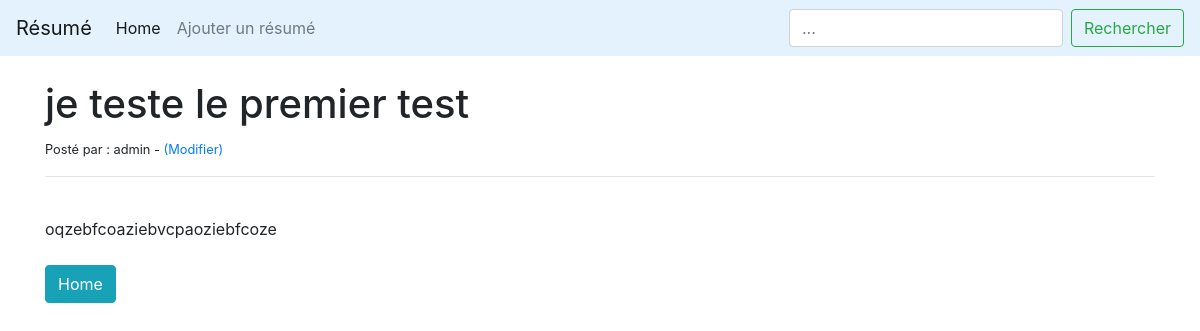
/post/1, run on the app's committed database.
### LeBlog/models.py (models this page shows, shortened)
class Post(models.Model):
        title = models.CharField(max_length=255)
        title_tag = models.CharField(max_length=255)
        author = models.ForeignKey(User, on_delete=models.CASCADE)
        body = models.TextField()

### LeBlog/views.py (the view)
# urls.py: path('post/<int:pk>', PostDetailView.as_view(), name="post-details"),
class PostDetailView(DetailView):
    model = Post
    template_name = 'post_details.html'

### LeBlog/templates/post_details.html (shortened to what this page needs)
{% extends 'base.html' %}
{% block content %}
<h1>{{post.title}}</h1>
<small>Posté par : {{post.author}} - <a href="{% url 'update_post' post.pk %}">(Modifier)</a></small><br/>
<hr>
<br/>
{{post.body}}
<br/><br/>
<a href="{% url 'home' %}" class="btn btn-info">Home</a>
{% endblock %}

### data on the page
Post: title "je teste le premier test", author "admin", body "oqzebfcoaziebvcpaoziebfcoze"
